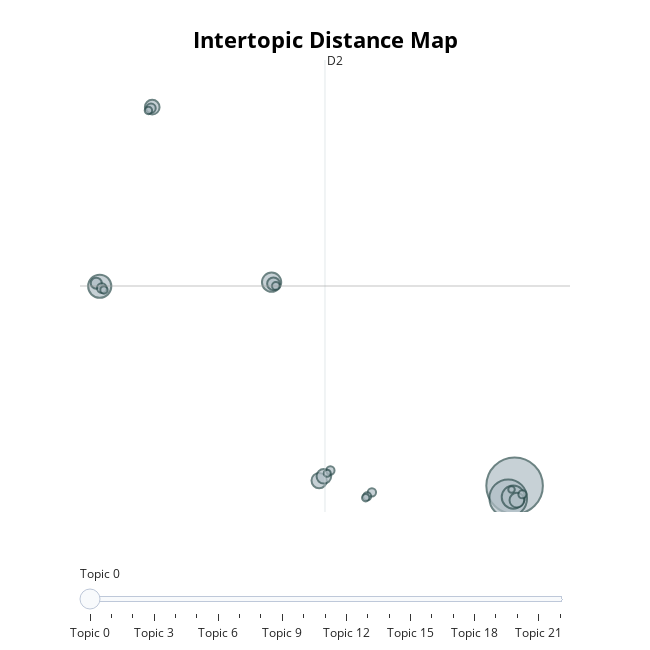

Notebook code cell kept with this figure:
### Code cell
topic_model5.visualize_topics()

### Figure 1 — Plotly figure (JSON) as saved in the notebook; plotly's stock layout.template omitted (floating-point values rounded to 4 significant figures)
{"data": [{"customdata": [[0, "quantum | field | use | energy | equation", 15775], [1, "image | method | propose | model | network", 6984], [2, "channel | network | user | wireless | code", 2644], [3, "robot | control | policy | agent | learning", 2634], [4, "language | model | task | word | text", 1830], [5, "logic | language | program | proof | calculus", 1154], [6, "image | segmentation | medical | method | imaging", 1078], [7, "graph | vertex | problem | algorithm | edge", 1066], [8, "student | software | research | citation | project", 1051], [9, "speech | audio | speaker | model | music", 793], [10, "game | player | equilibrium | agent | strategy", 595], [11, "power | grid | energy | system | control", 466], [12, "network | community | node | graph | degree", 440], [13, "memory | cloud | application | computing | performance", 346], [14, "covid | 19 | epidemic | pandemic | disease", 341], [15, "adversarial | attack | robustness | perturbation | model", 326], [16, "privacy | datum | private | federated | fl", 321], [17, "recommendation | user | item | recommender | system", 292], [18, "graph | gnn | node | network | embedding", 273], [19, "urban | city | travel | bus | route", 267], [20, "blockchain | transaction | contract | smart | bitcoin", 262], [21, "social | news | medium | user | twitter", 242], [22, "brain | snn | spike | neuron | network", 211]], "hovertemplate": "<b>Topic %{customdata[0]}</b><br>%{customdata[1]}<br>Size: %{customdata[2]}", "legendgroup": "", "marker": {"color": "#B0BEC5", "line": {"color": "DarkSlateGrey", "width": 2}, "size": [15775, 6984, 2644, 2634, 1830, 1154, 1078, 1066, 1051, 793, 595, 466, 440, 346, 341, 326, 321, 292, 273, 267, 262, 242, 211], "sizemode": "area", "sizeref": 9.859, "symbol": "circle"}, "mode": "markers", "name": "", "orientation": "v", "showlegend": false, "type": "scatter", "x": [21.26, 20.83, -7.235, 21.17, 4.572, 7.839, 21.42, -3.629, 8.163, 4.701, -7.474, -7.093, -3.714, 11.46, 8.61, 21.8, 11.14, 4.865, -3.889, -6.943, 11.03, 8.396, 21.05], "xaxis": "x", "y": [-5.023, -5.998, 10.53, -5.909, 10.85, -4.62, -6.15, 24.5, -4.285, 10.73, 10.77, 10.39, 24.42, -5.54, -3.836, -5.692, -5.851, 10.56, 24.24, 10.24, -5.96, -4.051, -5.324], "yaxis": "y"}], "layout": {"annotations": [{"showarrow": false, "text": "D1", "x": -8.595, "y": 10.55, "yshift": 10}, {"showarrow": false, "text": "D2", "x": 8.238, "xshift": 10, "y": 28.18}], "height": 650, "hoverlabel": {"bgcolor": "white", "font": {"family": "Rockwell", "size": 16}}, "legend": {"itemsizing": "constant", "tracegroupgap": 0}, "margin": {"t": 60}, "shapes": [{"line": {"color": "#CFD8DC", "width": 2}, "type": "line", "x0": 8.238, "x1": 8.238, "y0": -7.072, "y1": 28.18}, {"line": {"color": "#9E9E9E", "width": 2}, "type": "line", "x0": -8.595, "x1": 25.07, "y0": 10.55, "y1": 10.55}], "sliders": [{"active": 0, "pad": {"t": 50}, "steps": [{"args": [{"marker.color": [["red", "#B0BEC5", "#B0BEC5", "#B0BEC5", "#B0BEC5", "#B0BEC5", "#B0BEC5", "#B0BEC5", "#B0BEC5", "#B0BEC5", "#B0BEC5", "#B0BEC5", "#B0BEC5", "#B0BEC5", "#B0BEC5", "#B0BEC5", "#B0BEC5", "#B0BEC5", "#B0BEC5", "#B0BEC5", "#B0BEC5", "#B0BEC5", "#B0BEC5"]]}], "label": "Topic 0", "method": "update"}, {"args": [{"marker.color": [["#B0BEC5", "red", "#B0BEC5", "#B0BEC5", "#B0BEC5", "#B0BEC5", "#B0BEC5", "#B0BEC5", "#B0BEC5", "#B0BEC5", "#B0BEC5", "#B0BEC5", "#B0BEC5", "#B0BEC5", "#B0BEC5", "#B0BEC5", "#B0BEC5", "#B0BEC5", "#B0BEC5", "#B0BEC5", "#B0BEC5", "#B0BEC5", "#B0BEC5"]]}], "label": "Topic 1", "method": "update"}, {"args": [{"marker.color": [["#B0BEC5", "#B0BEC5", "red", "#B0BEC5", "#B0BEC5", "#B0BEC5", "#B0BEC5", "#B0BEC5", "#B0BEC5", "#B0BEC5", "#B0BEC5", "#B0BEC5", "#B0BEC5", "#B0BEC5", "#B0BEC5", "#B0BEC5", "#B0BEC5", "#B0BEC5", "#B0BEC5", "#B0BEC5", "#B0BEC5", "#B0BEC5", "#B0BEC5"]]}], "label": "Topic 2", "method": "update"}, {"args": [{"marker.color": [["#B0BEC5", "#B0BEC5", "#B0BEC5", "red", "#B0BEC5", "#B0BEC5", "#B0BEC5", "#B0BEC5", "#B0BEC5", "#B0BEC5", "#B0BEC5", "#B0BEC5", "#B0BEC5", "#B0BEC5", "#B0BEC5", "#B0BEC5", "#B0BEC5", "#B0BEC5", "#B0BEC5", "#B0BEC5", "#B0BEC5", "#B0BEC5", "#B0BEC5"]]}], "label": "Topic 3", "method": "update"}, {"args": [{"marker.color": [["#B0BEC5", "#B0BEC5", "#B0BEC5", "#B0BEC5", "red", "#B0BEC5", "#B0BEC5", "#B0BEC5", "#B0BEC5", "#B0BEC5", "#B0BEC5", "#B0BEC5", "#B0BEC5", "#B0BEC5", "#B0BEC5", "#B0BEC5", "#B0BEC5", "#B0BEC5", "#B0BEC5", "#B0BEC5", "#B0BEC5", "#B0BEC5", "#B0BEC5"]]}], "label": "Topic 4", "method": "update"}, {"args": [{"marker.color": [["#B0BEC5", "#B0BEC5", "#B0BEC5", "#B0BEC5", "#B0BEC5", "red", "#B0BEC5", "#B0BEC5", "#B0BEC5", "#B0BEC5", "#B0BEC5", "#B0BEC5", "#B0BEC5", "#B0BEC5", "#B0BEC5", "#B0BEC5", "#B0BEC5", "#B0BEC5", "#B0BEC5", "#B0BEC5", "#B0BEC5", "#B0BEC5", "#B0BEC5"]]}], "label": "Topic 5", "method": "update"}, {"args": [{"marker.color": [["#B0BEC5", "#B0BEC5", "#B0BEC5", "#B0BEC5", "#B0BEC5", "#B0BEC5", "red", "#B0BEC5", "#B0BEC5", "#B0BEC5", "#B0BEC5", "#B0BEC5", "#B0BEC5", "#B0BEC5", "#B0BEC5", "#B0BEC5", "#B0BEC5", "#B0BEC5", "#B0BEC5", "#B0BEC5", "#B0BEC5", "#B0BEC5", "#B0BEC5"]]}], "label": "Topic 6", "method": "update"}, {"args": [{"marker.color": [["#B0BEC5", "#B0BEC5", "#B0BEC5", "#B0BEC5", "#B0BEC5", "#B0BEC5", "#B0BEC5", "red", "#B0BEC5", "#B0BEC5", "#B0BEC5", "#B0BEC5", "#B0BEC5", "#B0BEC5", "#B0BEC5", "#B0BEC5", "#B0BEC5", "#B0BEC5", "#B0BEC5", "#B0BEC5", "#B0BEC5", "#B0BEC5", "#B0BEC5"]]}], "label": "Topic 7", "method": "update"}, {"args": [{"marker.color": [["#B0BEC5", "#B0BEC5", "#B0BEC5", "#B0BEC5", "#B0BEC5", "#B0BEC5", "#B0BEC5", "#B0BEC5", "red", "#B0BEC5", "#B0BEC5", "#B0BEC5", "#B0BEC5", "#B0BEC5", "#B0BEC5", "#B0BEC5", "#B0BEC5", "#B0BEC5", "#B0BEC5", "#B0BEC5", "#B0BEC5", "#B0BEC5", "#B0BEC5"]]}], "label": "Topic 8", "method": "update"}, {"args": [{"marker.color": [["#B0BEC5", "#B0BEC5", "#B0BEC5", "#B0BEC5", "#B0BEC5", "#B0BEC5", "#B0BEC5", "#B0BEC5", "#B0BEC5", "red", "#B0BEC5", "#B0BEC5", "#B0BEC5", "#B0BEC5", "#B0BEC5", "#B0BEC5", "#B0BEC5", "#B0BEC5", "#B0BEC5", "#B0BEC5", "#B0BEC5", "#B0BEC5", "#B0BEC5"]]}], "label": "Topic 9", "method": "update"}, {"args": [{"marker.color": [["#B0BEC5", "#B0BEC5", "#B0BEC5", "#B0BEC5", "#B0BEC5", "#B0BEC5", "#B0BEC5", "#B0BEC5", "#B0BEC5", "#B0BEC5", "red", "#B0BEC5", "#B0BEC5", "#B0BEC5", "#B0BEC5", "#B0BEC5", "#B0BEC5", "#B0BEC5", "#B0BEC5", "#B0BEC5", "#B0BEC5", "#B0BEC5", "#B0BEC5"]]}], "label": "Topic 10", "method": "update"}, {"args": [{"marker.color": [["#B0BEC5", "#B0BEC5", "#B0BEC5", "#B0BEC5", "#B0BEC5", "#B0BEC5", "#B0BEC5", "#B0BEC5", "#B0BEC5", "#B0BEC5", "#B0BEC5", "red", "#B0BEC5", "#B0BEC5", "#B0BEC5", "#B0BEC5", "#B0BEC5", "#B0BEC5", "#B0BEC5", "#B0BEC5", "#B0BEC5", "#B0BEC5", "#B0BEC5"]]}], "label": "Topic 11", "method": "update"}, {"args": [{"marker.color": [["#B0BEC5", "#B0BEC5", "#B0BEC5", "#B0BEC5", "#B0BEC5", "#B0BEC5", "#B0BEC5", "#B0BEC5", "#B0BEC5", "#B0BEC5", "#B0BEC5", "#B0BEC5", "red", "#B0BEC5", "#B0BEC5", "#B0BEC5", "#B0BEC5", "#B0BEC5", "#B0BEC5", "#B0BEC5", "#B0BEC5", "#B0BEC5", "#B0BEC5"]]}], "label": "Topic 12", "method": "update"}, {"args": [{"marker.color": [["#B0BEC5", "#B0BEC5", "#B0BEC5", "#B0BEC5", "#B0BEC5", "#B0BEC5", "#B0BEC5", "#B0BEC5", "#B0BEC5", "#B0BEC5", "#B0BEC5", "#B0BEC5", "#B0BEC5", "red", "#B0BEC5", "#B0BEC5", "#B0BEC5", "#B0BEC5", "#B0BEC5", "#B0BEC5", "#B0BEC5", "#B0BEC5", "#B0BEC5"]]}], "label": "Topic 13", "method": "update"}, {"args": [{"marker.color": [["#B0BEC5", "#B0BEC5", "#B0BEC5", "#B0BEC5", "#B0BEC5", "#B0BEC5", "#B0BEC5", "#B0BEC5", "#B0BEC5", "#B0BEC5", "#B0BEC5", "#B0BEC5", "#B0BEC5", "#B0BEC5", "red", "#B0BEC5", "#B0BEC5", "#B0BEC5", "#B0BEC5", "#B0BEC5", "#B0BEC5", "#B0BEC5", "#B0BEC5"]]}], "label": "Topic 14", "method": "update"}, {"args": [{"marker.color": [["#B0BEC5", "#B0BEC5", "#B0BEC5", "#B0BEC5", "#B0BEC5", "#B0BEC5", "#B0BEC5", "#B0BEC5", "#B0BEC5", "#B0BEC5", "#B0BEC5", "#B0BEC5", "#B0BEC5", "#B0BEC5", "#B0BEC5", "red", "#B0BEC5", "#B0BEC5", "#B0BEC5", "#B0BEC5", "#B0BEC5", "#B0BEC5", "#B0BEC5"]]}], "label": "Topic 15", "method": "update"}, {"args": [{"marker.color": [["#B0BEC5", "#B0BEC5", "#B0BEC5", "#B0BEC5", "#B0BEC5", "#B0BEC5", "#B0BEC5", "#B0BEC5", "#B0BEC5", "#B0BEC5", "#B0BEC5", "#B0BEC5", "#B0BEC5", "#B0BEC5", "#B0BEC5", "#B0BEC5", "red", "#B0BEC5", "#B0BEC5", "#B0BEC5", "#B0BEC5", "#B0BEC5", "#B0BEC5"]]}], "label": "Topic 16", "method": "update"}, {"args": [{"marker.color": [["#B0BEC5", "#B0BEC5", "#B0BEC5", "#B0BEC5", "#B0BEC5", "#B0BEC5", "#B0BEC5", "#B0BEC5", "#B0BEC5", "#B0BEC5", "#B0BEC5", "#B0BEC5", "#B0BEC5", "#B0BEC5", "#B0BEC5", "#B0BEC5", "#B0BEC5", "red", "#B0BEC5", "#B0BEC5", "#B0BEC5", "#B0BEC5", "#B0BEC5"]]}], "label": "Topic 17", "method": "update"}, {"args": [{"marker.color": [["#B0BEC5", "#B0BEC5", "#B0BEC5", "#B0BEC5", "#B0BEC5", "#B0BEC5", "#B0BEC5", "#B0BEC5", "#B0BEC5", "#B0BEC5", "#B0BEC5", "#B0BEC5", "#B0BEC5", "#B0BEC5", "#B0BEC5", "#B0BEC5", "#B0BEC5", "#B0BEC5", "red", "#B0BEC5", "#B0BEC5", "#B0BEC5", "#B0BEC5"]]}], "label": "Topic 18", "method": "update"}, {"args": [{"marker.color": [["#B0BEC5", "#B0BEC5", "#B0BEC5", "#B0BEC5", "#B0BEC5", "#B0BEC5", "#B0BEC5", "#B0BEC5", "#B0BEC5", "#B0BEC5", "#B0BEC5", "#B0BEC5", "#B0BEC5", "#B0BEC5", "#B0BEC5", "#B0BEC5", "#B0BEC5", "#B0BEC5", "#B0BEC5", "red", "#B0BEC5", "#B0BEC5", "#B0BEC5"]]}], "label": "Topic 19", "method": "update"}, {"args": [{"marker.color": [["#B0BEC5", "#B0BEC5", "#B0BEC5", "#B0BEC5", "#B0BEC5", "#B0BEC5", "#B0BEC5", "#B0BEC5", "#B0BEC5", "#B0BEC5", "#B0BEC5", "#B0BEC5", "#B0BEC5", "#B0BEC5", "#B0BEC5", "#B0BEC5", "#B0BEC5", "#B0BEC5", "#B0BEC5", "#B0BEC5", "red", "#B0BEC5", "#B0BEC5"]]}], "label": "Topic 20", "method": "update"}, {"args": [{"marker.color": [["#B0BEC5", "#B0BEC5", "#B0BEC5", "#B0BEC5", "#B0BEC5", "#B0BEC5", "#B0BEC5", "#B0BEC5", "#B0BEC5", "#B0BEC5", "#B0BEC5", "#B0BEC5", "#B0BEC5", "#B0BEC5", "#B0BEC5", "#B0BEC5", "#B0BEC5", "#B0BEC5", "#B0BEC5", "#B0BEC5", "#B0BEC5", "red", "#B0BEC5"]]}], "label": "Topic 21", "method": "update"}, {"args": [{"marker.color": [["#B0BEC5", "#B0BEC5", "#B0BEC5", "#B0BEC5", "#B0BEC5", "#B0BEC5", "#B0BEC5", "#B0BEC5", "#B0BEC5", "#B0BEC5", "#B0BEC5", "#B0BEC5", "#B0BEC5", "#B0BEC5", "#B0BEC5", "#B0BEC5", "#B0BEC5", "#B0BEC5", "#B0BEC5", "#B0BEC5", "#B0BEC5", "#B0BEC5", "red"]]}], "label": "Topic 22", "method": "update"}]}], "title": {"font": {"color": "Black", "size": 22}, "text": "<b>Intertopic Distance Map</b>", "x": 0.5, "xanchor": "center", "y": 0.95, "yanchor": "top"}, "width": 650, "xaxis": {"anchor": "y", "autorange": false, "domain": [0, 1], "range": [-8.59, 25.07], "title": {"text": ""}, "type": "linear", "visible": false}, "yaxis": {"anchor": "x", "autorange": false, "domain": [0, 1], "range": [-7.072, 28.18], "title": {"text": ""}, "type": "linear", "visible": false}}}
